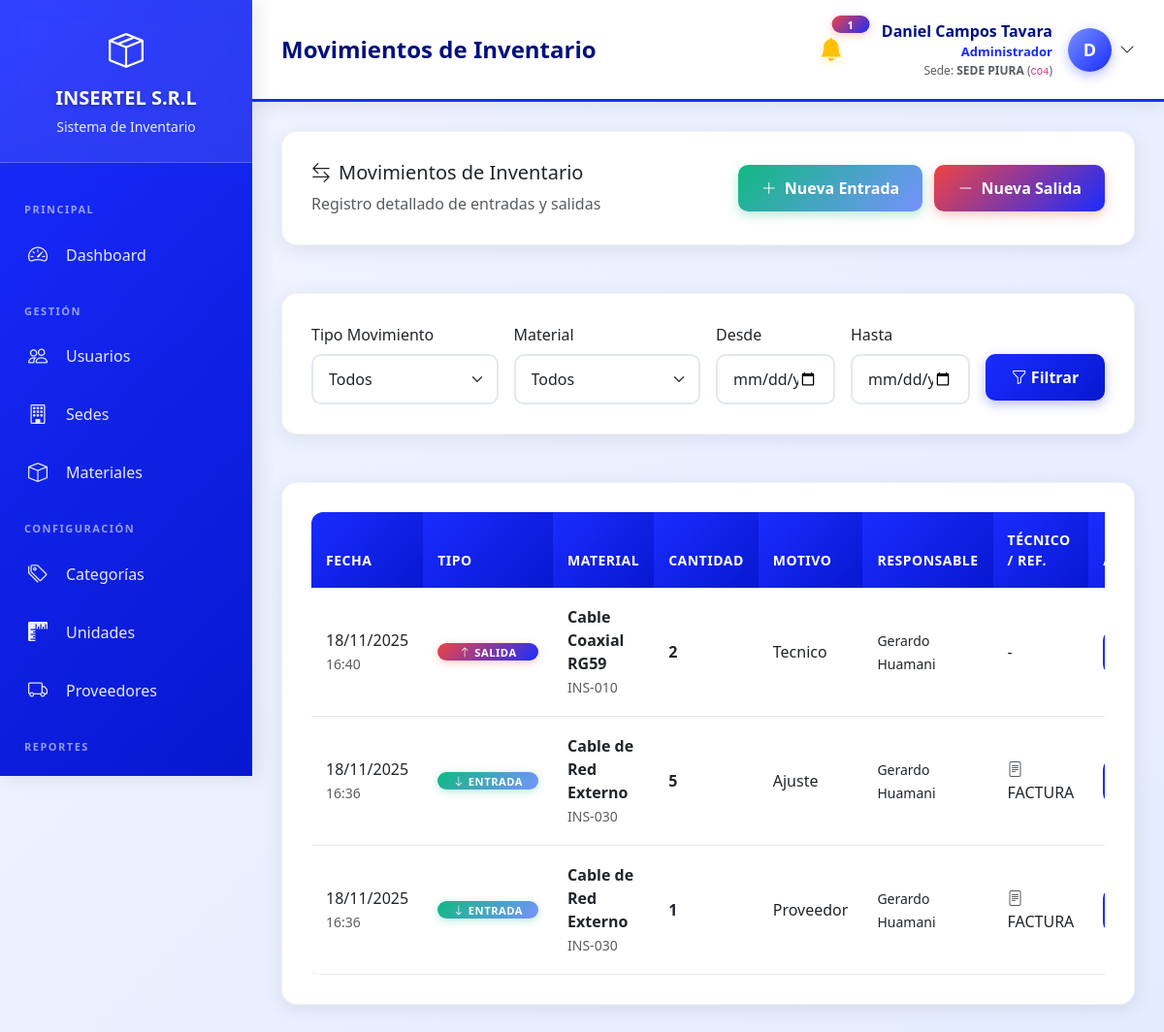
/views/admin/movimientos.php (signed in), run on the app's committed database.
### tables this page shows
CREATE TABLE `configuracion_sistema` (
  `id` int(11) NOT NULL,
  `clave` varchar(100) NOT NULL,
  `valor` text DEFAULT NULL,
  `descripcion` varchar(255) DEFAULT NULL,
  `tipo` enum('texto','numero','boolean','json') DEFAULT 'texto',
  `categoria` varchar(50) DEFAULT 'general',
  `updated_at` timestamp NOT NULL DEFAULT current_timestamp() ON UPDATE current_timestamp()
);

CREATE TABLE `movimientos_inventario` (
  `id` int(11) NOT NULL,
  `material_id` int(11) NOT NULL,
  `tipo_movimiento` enum('entrada','salida','ajuste') NOT NULL,
  `cantidad` int(11) NOT NULL,
  `motivo` varchar(255) DEFAULT NULL,
  `usuario_id` int(11) NOT NULL,
  `sede_id` int(11) DEFAULT NULL,
  `tecnico_asignado_id` int(11) DEFAULT NULL,
  `fecha_movimiento` datetime DEFAULT current_timestamp(),
  `documento_referencia` varchar(100) DEFAULT NULL,
  `observaciones` text DEFAULT NULL,
  `created_at` timestamp NOT NULL DEFAULT current_timestamp()
);

CREATE TABLE `materiales` (
  `id` int(11) NOT NULL,
  `codigo` varchar(50) DEFAULT NULL,
  `nombre` varchar(150) NOT NULL,
  `descripcion` text DEFAULT NULL,
  `categoria_id` int(11) DEFAULT NULL,
  `sede_id` int(11) DEFAULT NULL,
  `unidad` varchar(20) NOT NULL,
  `proveedor_id` int(11) DEFAULT NULL,
  `costo_unitario` decimal(10,2) DEFAULT 0.00,
  `stock_actual` int(11) DEFAULT 0,
  `stock_minimo` int(11) DEFAULT 0,
  `stock_maximo` int(11) DEFAULT 0,
  `ubicacion` varchar(100) DEFAULT NULL,
  `fecha_vencimiento` date DEFAULT NULL,
  `lote` varchar(100) DEFAULT NULL,
  `estado` enum('activo','inactivo') DEFAULT 'activo',
  `created_at` timestamp NOT NULL DEFAULT current_timestamp(),
  `updated_at` timestamp NOT NULL DEFAULT current_timestamp() ON UPDATE current_timestamp()
);

CREATE TABLE `usuarios` (
  `id` int(11) NOT NULL,
  `username` varchar(50) NOT NULL,
  `password` varchar(255) NOT NULL,
  `nombre_completo` varchar(150) NOT NULL,
  `email` varchar(100) DEFAULT NULL,
  `telefono` varchar(20) DEFAULT NULL,
  `imagen_perfil` varchar(255) DEFAULT NULL,
  `rol_id` int(11) NOT NULL,
  `sede_id` int(11) DEFAULT NULL,
  `estado` enum('activo','inactivo') DEFAULT 'activo',
  `ultimo_acceso` datetime DEFAULT NULL,
  `created_at` timestamp NOT NULL DEFAULT current_timestamp(),
  `updated_at` timestamp NOT NULL DEFAULT current_timestamp() ON UPDATE current_timestamp()
);

### views/admin/movimientos.php (called while the page is built, shortened)
<?php
require_once '../../config/functions.php';
include '../almacen/movimientos.php';

### config/functions.php (called while the page is built, shortened)
<?php
function obtenerNombreEmpresa()
{
    static $nombre_empresa = null;
    if ($nombre_empresa === null) {
        try {
            $database = new Database();
            $db = $database->getConnection();
            $stmt = $db->prepare("SELECT valor FROM configuracion_sistema WHERE clave = 'empresa_nombre' LIMIT 1");
            $stmt->execute();
            $result = $stmt->fetch(PDO::FETCH_ASSOC);
            $nombre_empresa = $result['valor'] ?? 'INSERTEL S.R.L.';
        } catch (Exception $e) {
            $nombre_empresa = 'INSERTEL S.R.L.';
        }
    }
    return $nombre_empresa;
}
function tieneRol($rol_id)
{
    return isset($_SESSION['rol_id']) && (int)$_SESSION['rol_id'] === (int)$rol_id;
}

### views/almacen/movimientos.php (the view, shortened to what this page needs)
<?php
require_once '../../config/functions.php';
$database = new Database();
$db = $database->getConnection();
$registros_por_pagina = 20;
$pagina_actual = isset($_GET['pagina']) ? (int)$_GET['pagina'] : 1;
$offset = ($pagina_actual - 1) * $registros_por_pagina;
$where = ["1=1"];
$params = [];
if (!esSuperAdmin()) {
    $sede_actual = obtenerSedeActual();
    if ($sede_actual) {
        $where[] = "mi.sede_id = :sede_id";
        $params[':sede_id'] = $sede_actual;
    }
} elseif (!empty($_GET['sede_id'])) {
    $where[] = "mi.sede_id = :sede_id";
    $params[':sede_id'] = $_GET['sede_id'];
}
$where_clause = implode(' AND ', $where);
$query = "SELECT mi.*, m.nombre as material_nombre, m.codigo as material_codigo,
                 u.nombre_completo as usuario_nombre,
                 ut.nombre_completo as tecnico_nombre,
                 s.nombre as sede_nombre
          FROM movimientos_inventario mi
          LEFT JOIN materiales m ON mi.material_id = m.id
          LEFT JOIN usuarios u ON mi.usuario_id = u.id
          LEFT JOIN usuarios ut ON mi.tecnico_asignado_id = ut.id
          LEFT JOIN sedes s ON mi.sede_id = s.id
          WHERE " . $where_clause . "
          ORDER BY mi.fecha_movimiento DESC
          LIMIT :limit OFFSET :offset";
$stmt = $db->prepare($query);
foreach ($params as $key => $value) {
    $stmt->bindValue($key, $value);
}
$stmt->bindValue(':limit', $registros_por_pagina, PDO::PARAM_INT);
$stmt->bindValue(':offset', $offset, PDO::PARAM_INT);
$stmt->execute();
$movimientos = $stmt->fetchAll(PDO::FETCH_ASSOC);
$page_title = "Movimientos de Inventario";
include '../layouts/header.php';
?>
<div class="row mb-4">
    <div class="col-12">
        <div class="content-card">
            <div class="d-flex justify-content-between align-items-center">
                <div>
                    <h5><i class="bi bi-arrow-left-right me-2"></i>Movimientos de Inventario</h5>
                    <p class="text-muted mb-0">Registro detallado de entradas y salidas</p>
                </div>
                <div>
                    <a href="entradas_materiales.php" class="btn btn-success me-2">
                        <i class="bi bi-plus-lg me-2"></i>Nueva Entrada
                    </a>
                    <a href="salidas_materiales.php" class="btn btn-danger">
                        <i class="bi bi-dash-lg me-2"></i>Nueva Salida
                    </a>
                </div>
            </div>
        </div>
    </div>
</div>
<div class="row mb-4">
    <div class="col-12">
        <div class="content-card">
            <form method="GET" class="row g-3">
                <div class="col-md-3">
                    <label class="form-label">Tipo Movimiento</label>
                    <select name="tipo" class="form-select">
                        <option value="">Todos</option>
                    </select>
                </div>
                <div class="col-md-3">
                    <label class="form-label">Material</label>
                    <select name="material_id" class="form-select">
                        <option value="">Todos</option>
                    </select>
                </div>
                <div class="col-md-2">
                    <label class="form-label">Desde</label>
                    <input type="date" name="fecha_desde" class="form-control" value="<?php echo $_GET['fecha_desde'] ?? ''; ?>">
                </div>
                <div class="col-md-2">
                    <label class="form-label">Hasta</label>
                    <input type="date" name="fecha_hasta" class="form-control" value="<?php echo $_GET['fecha_hasta'] ?? ''; ?>">
                </div>
                <div class="col-md-2">
                    <label class="form-label">&nbsp;</label>
                    <div class="d-grid">
                        <button type="submit" class="btn btn-primary">
                            <i class="bi bi-funnel"></i> Filtrar
                        </button>
                    </div>
                </div>
            </form>
        </div>
    </div>
</div>
<div class="row">
    <div class="col-12">
        <div class="content-card">
            <div class="table-responsive">
                <table class="table table-hover">
                    <thead>
                        <tr>
                            <th>Fecha</th>
                            <th>Tipo</th>
                            <th>Material</th>
                            <th>Cantidad</th>
                            <th>Motivo</th>
                            <th>Responsable</th>
                            <th>Técnico / Ref.</th>
                            <th>Acciones</th>
                        </tr>
                    </thead>
                    <tbody>
                        <?php if (empty($movimientos)): ?>
                            <tr>
                                <td colspan="<?php echo esSuperAdmin() ? 9 : 8; ?>" class="text-center text-muted py-5">
                                    <i class="bi bi-inbox fs-1 d-block mb-3"></i>
                                    No se encontraron movimientos con los filtros seleccionados
                                </td>
                            </tr>
                        <?php else: ?>
                            <?php foreach ($movimientos as $mov): ?>
                                <tr>
                                    <td>
                                        <?php echo date('d/m/Y', strtotime($mov['fecha_movimiento'])); ?><br>
                                        <small class="text-muted"><?php echo date('H:i', strtotime($mov['fecha_movimiento'])); ?></small>
                                    </td>
                                    <td>
                                        <?php if ($mov['tipo_movimiento'] == 'entrada'): ?>
                                            <span class="badge bg-success"><i class="bi bi-arrow-down me-1"></i>Entrada</span>
                                        <?php elseif ($mov['tipo_movimiento'] == 'salida'): ?>
                                            <span class="badge bg-danger"><i class="bi bi-arrow-up me-1"></i>Salida</span>
                                        <?php else: ?>
                                            <span class="badge bg-warning text-dark"><i class="bi bi-arrow-left-right me-1"></i>Ajuste</span>
                                        <?php endif; ?>
                                    </td>
                                    <td>
                                        <strong><?php echo $mov['material_nombre']; ?></strong><br>
                                        <small class="text-muted"><?php echo $mov['material_codigo']; ?></small>
                                    </td>
                                    <td>
                                        <span class="fw-bold fs-6"><?php echo $mov['cantidad']; ?></span>
                                    </td>
                                    <td><?php echo ucfirst($mov['motivo']); ?></td>
                                    <td>
                                        <small><?php echo $mov['usuario_nombre']; ?></small>
                                    </td>
                                    <td>
                                        <?php if ($mov['tecnico_nombre']): ?>
                                            <i class="bi bi-person-badge me-1 text-primary"></i><?php echo $mov['tecnico_nombre']; ?>
                                        <?php elseif ($mov['documento_referencia']): ?>
                                            <i class="bi bi-file-text me-1 text-muted"></i><?php echo $mov['documento_referencia']; ?>
                                        <?php else: ?>
                                            -
                                        <?php endif; ?>
                                    </td>
                                    <td>
                                    </td>
                                </tr>
                            <?php endforeach; ?>
                        <?php endif; ?>
                    </tbody>
                </table>
            </div>
        </div>
    </div>
</div>
<?php include '../layouts/footer.php'; ?>

### views/layouts/header.php (shortened to what this page needs)
<?php
$nombre_empresa = obtenerNombreEmpresa();
?>
<!DOCTYPE html>
<html lang="es">
<head>
    <link href="https://cdn.jsdelivr.net/npm/bootstrap@5.3.0/dist/css/bootstrap.min.css" rel="stylesheet">
    <link rel="stylesheet" href="https://cdn.jsdelivr.net/npm/bootstrap-icons@1.11.0/font/bootstrap-icons.css">
</head>
<body>
    <div class="sidebar">
        <div class="sidebar-header">
            <i class="bi bi-box-seam" style="font-size: 36px;"></i>
            <h4><?php echo $nombre_empresa; ?></h4>
            <small>Sistema de Inventario</small>
        </div>
        <div class="sidebar-menu">
            <?php
            if (tieneRol(ROL_SUPERADMIN)) {
                include 'menu_superadmin.php';
            } elseif (tieneRol(ROL_ADMINISTRADOR)) {
                include 'menu_admin.php';
            } elseif (tieneRol(ROL_JEFE_ALMACEN)) {
                include 'menu_jefe.php';
            } elseif (tieneRol(ROL_ASISTENTE_ALMACEN)) {
                include 'menu_asistente.php';
            } elseif (tieneRol(ROL_TECNICO)) {
                include 'menu_tecnico.php';
            }
            ?>
        </div>
    </div>
    <div class="main-content">
        <div class="topbar">
            <h5><?php echo $page_title ?? 'Dashboard'; ?></h5>
            <div class="user-info">
                <?php include __DIR__ . '/../../components/alertas_stock.php'; ?>
                <div class="dropdown">
                    <div class="d-flex align-items-center cursor-pointer" data-bs-toggle="dropdown" aria-expanded="false">
                        <div class="user-details me-3">
                            <div class="user-name"><?php echo $_SESSION['nombre_completo']; ?></div>
                            <div class="user-role"><?php echo $_SESSION['rol_nombre']; ?></div>
                            <?php if (!tieneRol(ROL_SUPERADMIN) && isset($_SESSION['sede_nombre'])): ?>
                                <div class="text-muted" style="font-size: 12px;">
                                    Sede: <strong><?php echo $_SESSION['sede_nombre']; ?></strong>
                                    <?php if (!empty($_SESSION['sede_codigo'])): ?>
                                        (<code><?php echo $_SESSION['sede_codigo']; ?></code>)
                                    <?php endif; ?>
                                </div>
                            <?php endif; ?>
                        </div>
                        <div class="user-avatar">
                            <?php echo strtoupper(substr($_SESSION['nombre_completo'], 0, 1)); ?>
                        </div>
                        <i class="bi bi-chevron-down ms-2"></i>
                    </div>
                </div>
            </div>
        </div>
        <div class="content-area">

### components/alertas_stock.php (style rules this page uses)
.badge.bg-danger { animation: pulse-glow 2s infinite; font-weight: 700; }
.badge { font-size: 0.7rem; min-width: 18px; height: 18px; display: flex; align-items: center; justify-content: center; }

### data on the page
configuracion_sistema: valor "INSERTEL S.R.L"
movimientos_inventario: fecha_movimiento "18/11/2025", fecha_movimiento "16:40", tipo_movimiento "salida" (drawn), material.nombre "Cable Coaxial RG59", material.codigo "INS-010", cantidad "2", motivo "Tecnico", usuario.nombre_completo "Gerardo Huamani"
movimientos_inventario: fecha_movimiento "18/11/2025", fecha_movimiento "16:36", tipo_movimiento "entrada" (drawn), material.nombre "Cable de Red Externo", material.codigo "INS-030", cantidad "5", motivo "Ajuste", usuario.nombre_completo "Gerardo Huamani", documento_referencia "FACTURA"
movimientos_inventario: fecha_movimiento "18/11/2025", fecha_movimiento "16:36", tipo_movimiento "entrada" (drawn), material.nombre "Cable de Red Externo", material.codigo "INS-030", cantidad "1", motivo "Proveedor", usuario.nombre_completo "Gerardo Huamani", documento_referencia "FACTURA"

### other printed values
$page_title "Movimientos de Inventario"
$total_alertas "1"
$_SESSION['nombre_completo'] "Daniel Campos Tavara"
$_SESSION['rol_nombre'] "Administrador"
$_SESSION['sede_nombre'] "SEDE PIURA"
$_SESSION['sede_codigo'] "CO4"
substr($_SESSION['nombre_completo'], 0, 1) "D"
